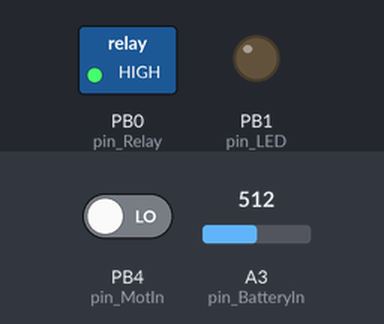
The sketch below on a simulated ATtiny85, built with avr-gcc and run on an emulated ATtiny85. Shown: switched loads named in the sketch (green lamp = pin HIGH), output pins drawn as LEDs (lit = HIGH). Dashed ring = blinking. The inputs (shaded band) are chosen by the test bench; at power-on: A3 (pin_BatteryIn) = 512, PB4 (pin_MotIn) LOW. Sleep ends after the set time or at an interrupt; pins used as bus, display or sensor lines are not drawn.

Above: at 2.5 s.
2.6 s: A3 (pin_BatteryIn) set to 409
4.1 s: A3 (pin_BatteryIn) set to 399
At 5.1 s:
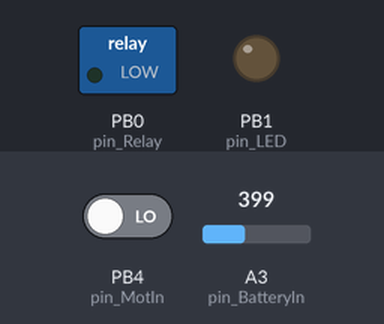
7.1 s: A3 (pin_BatteryIn) set to 413
10.0 s: A3 (pin_BatteryIn) set to 442
At 11.6 s:
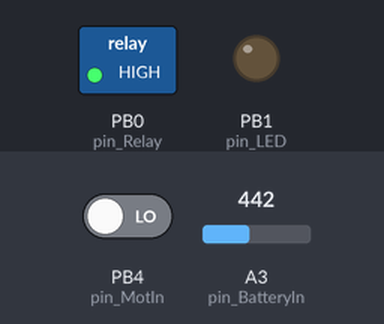
12.0 s: A3 (pin_BatteryIn) set to 306
At 12.34 s:
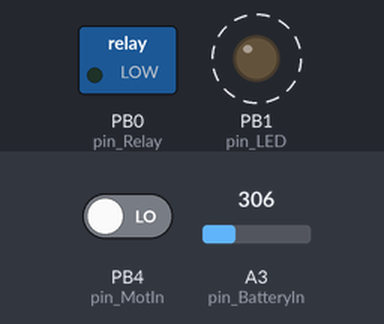
Timing chart, 0 to 14.9 s (numbered marks = the images above; inputs shaded):
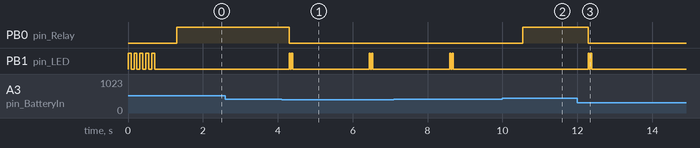

The sketch:

Attiny_controller_attiny85.ino
```cpp
//pro attiny85

//5,7V na zdroji je dolni limit detekce
//graf spojnice trendu: y=0,3148x-0,0274


/* Spotreba: (mereno na verzi 1.8, 21/01/2017) (bez vetraku, na lab. zdroji)
 *  (6.77V)
 * vse v pohotovosti 114 mA
 * lcd vypnuto 91 mA
 *  (6.27V)
 * nouzovy rezim 14 mA, pri probrani attiny 23 mA
 * bazalni spotreba 5V stabilizatoru 10 mA
 *
 * Baterka: 6V 4.5Ah
 * 91mA pri 6.5v -> 0.5915 W
 * 4.5Ah/0.091A=49.5h -> 2 dny a kousek
 * pri 60Ah 12V baterce tedy cca: 55 dni
 */


//#define INTERNAL2V56_NO_CAP (6)


#define RelayOn HIGH
#define RelayOff LOW

#define pin_Relay 0 //0
#define pin_LED 1 //1
#define pin_ArdRst 2
#define pin_MotIn 4
#define pin_BatteryIn A3


#include <avr/sleep.h>
#include <avr/wdt.h>

#ifndef cbi
#define cbi(sfr, bit) (_SFR_BYTE(sfr) &= ~_BV(bit))
#endif
#ifndef sbi
#define sbi(sfr, bit) (_SFR_BYTE(sfr) |= _BV(bit))
#endif


const float Vref = 4.99;  //4.99;            // Actual voltage and resistor values can be set here.
const float R1 =  21900.0;            // R1 is nominally 22k
const float R2 =  10000.0;            // R2 is nominally 10k

const float resDiv = (R2/(R1 + R2));  // Resistor divider factor applied to measured voltage.
// resDiv = 0,31347

const float voltageLowSet = 6.35;             // Set low voltage threshold (engine off).
const float voltageHighSet = 6.7;            // Set high voltage threshold (engine running).

bool underVoltage = false, normal = true, wait_lowvoltage = false;
unsigned long motor_time = 0, wait_lowvoltage_time;
int motor_failsafe = 15;  //in seconds
int tim = 500;                         // Delay between low voltage checks


void setup() {
  pinMode(pin_Relay, OUTPUT);
  digitalWrite(pin_Relay, RelayOff);
  pinMode(pin_LED, OUTPUT);
  digitalWrite(pin_LED, LOW);
  pinMode(pin_ArdRst, OUTPUT);
  digitalWrite(pin_ArdRst, HIGH);
  pinMode(pin_MotIn, INPUT);
  pinMode(pin_BatteryIn, INPUT);

 setup_watchdog(7);                    // approximately 2 second sleep

  //blink on startup
  for (int i=0; i<5; i++) {
    digitalWrite(pin_LED, HIGH);
    delay(80);
    digitalWrite(pin_LED, LOW);
    delay(80);
  }

 // This is the analogReference value for the ATTiny 2.56v internal
// reference, with no external cap bypass.
//  analogReference( INTERNAL2V56_NO_CAP );

 analogReference(DEFAULT);
 delay(500); //nachystani ADC
}

void loop() {
    float volts=getVolts();

    if (volts < (voltageLowSet-0.1)){ //very low battery
      wait_lowvoltage=true;

      normal=false;
      underVoltage=true;
      system_sleep();
    }


    if(volts<(voltageLowSet-0.05)){
      wait_lowvoltage=true;

       underVoltage=true;
    }

    if(volts>=voltageHighSet){ //nabijecka pripojena
       underVoltage=false;
       normal=true;
       wait_lowvoltage=false;
    }


    if((voltageLowSet<volts)&&(volts<voltageHighSet)){
       //v normalnim rozsahu na baterku
       wait_lowvoltage=false;
       if(underVoltage) { //jednou jsem tam, pozor. cekam na nabijecku
            //another measurement to ensure low voltage
            delay(100);
            if(volts<(getVolts()-0.05)){
              // delay(tim);
               normal=false;
              // system_sleep();
            }
       }
       else normal=true;
    }


    if(underVoltage){ //safe mode
      if(wait_lowvoltage){
        wait_lowvoltage_time=millis()/1000;
        if((millis()/1000-wait_lowvoltage_time)>=5){ //po 5s udelat nove mereni
                //reset arduino

              }


      }
         digitalWrite(pin_Relay, RelayOff);
         for (int i=0; i<2; i++) {
            digitalWrite(pin_LED, HIGH);
            delay(30);
            digitalWrite(pin_LED, LOW);
            delay(30);
          }
      //usporny rezim a pauza do dalsiho mereni 60s

      system_sleep();
     // delay(tim);
    }
    else{ //normal mode
      if(normal) digitalWrite(pin_Relay, RelayOn);

       if(digitalRead(pin_MotIn)){ //motor is running
          motor_time=millis()/1000; //in seconds
          do{
              if(digitalRead(pin_MotIn)==0) break;
              if((millis()/1000-motor_time)>=motor_failsafe){ //problem
                //reset arduino
                digitalWrite(pin_ArdRst, LOW);
                delay(50);
                digitalWrite(pin_ArdRst, HIGH);
                break;
              }
          }while(digitalRead(pin_MotIn));
       }
       wait_lowvoltage=false;
     }

  delay(300);
}


float getVolts() {                    // Function returns the actual battery volts.
  int raw=0;
  raw = analogRead(pin_BatteryIn);
  float volts = (raw / 1023.0) * Vref;
  volts = (volts / resDiv)+0.08; //+ konstanta ziskana merenim
  return volts;
}


// Put system into the sleep state
void system_sleep() {
  cbi(ADCSRA,ADEN);                    // switch ADC OFF to save power

  set_sleep_mode(SLEEP_MODE_PWR_DOWN); // sleep mode is set here
  sleep_enable();
  sleep_mode();                        // System sleeps here

  sleep_disable();                     // System continues execution here when watchdog times out
  sbi(ADCSRA,ADEN);                    // switch ADC back ON
}

// 0=16ms, 1=32ms,2=64ms,3=128ms,4=250ms,5=500ms
// 6=1 sec,7=2 sec, 8=4 sec, 9= 8sec
void setup_watchdog(int ii) {          // set the required register bits to
                                       // set up the watcdog timer.
  byte bb;
  if (ii > 9 ) ii=9;
  bb = ii & 7;
  if (ii > 7) bb |= (1<<5);
  bb |= (1<<WDCE);

  MCUSR &= ~(1<<WDRF);
  WDTCR |= (1<<WDCE) | (1<<WDE);
  WDTCR = bb;
  WDTCR |= _BV(WDIE);
}

// Watchdog Interrupt Service / is executed when watchdog times out
ISR(WDT_vect) {
 // Include this routine even if it doesn't do anything.
}
```

Measured:
- the behaviour switches between 400 and 399 on A3 (pin_BatteryIn) (found by bisection; images 0 and 1)
- the behaviour switches between 425 and 426 on A3 (pin_BatteryIn) (found by bisection; images 1 and 2)
- after the input at 2.6 s, every drawn part: stays the same
- after the input at 4.1 s, PB0 (pin_Relay): HIGH → LOW after 0.20 s
- after the input at 10.0 s, PB0 (pin_Relay): LOW → HIGH after 0.54 s; PB1 (pin_LED): stops changing and stays LOW
- after the input at 12.0 s, PB0 (pin_Relay): HIGH → LOW after 0.29 s; PB1 (pin_LED): alternates HIGH for 0.03 s and LOW for 0.03 s, 4 changes in all, then stays LOW, starting after 0.29 s
